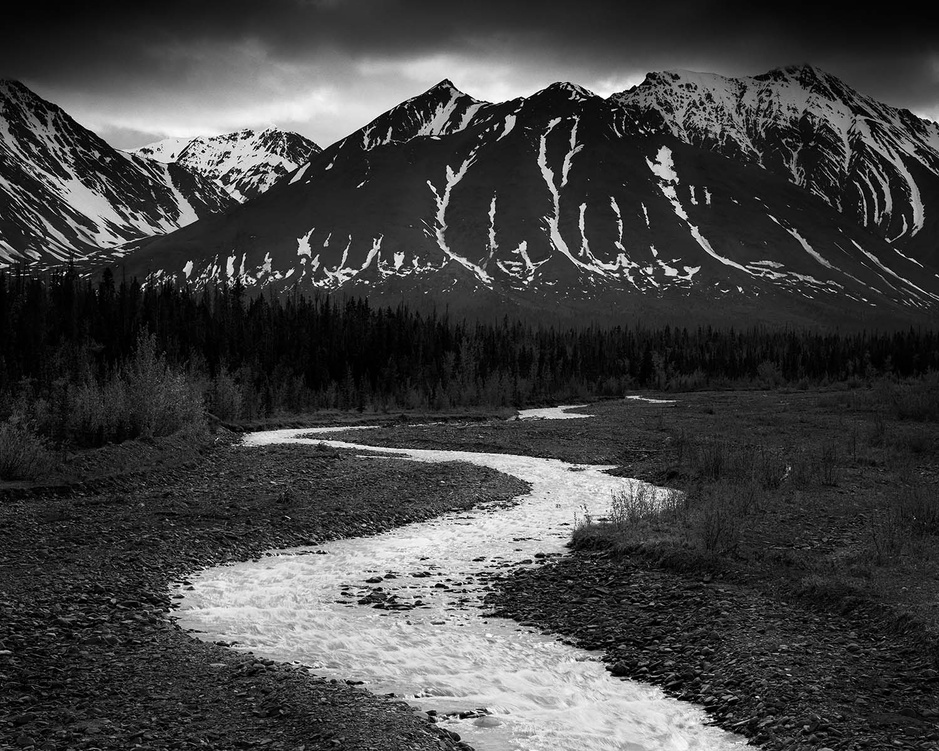
#> input picture Sketching foto and video/img/landscape.jpg, 939 x 751 px, shrunk from 1500 x 1200 before the run
$ jupyter execute 'Sketching images.ipynb'
#> lines starting #> are read from the running program, lines starting #| are printed output that depends on the picture
[cell 1]
# importing libraries

import cv2
import matplotlib.pyplot as plt

[cell 2]
def sketching(imgpath):
    # read the image from the path given as an argument
#> called with imgpath = './img/landscape.jpg'
    img = cv2.imread(imgpath)
#> img is the input picture: shape (751, 939, 3); min 0, max 255, mean 66.6

    # apply a GaussianBlur filter
    img_blur = cv2.GaussianBlur(img, (5,5), 0)

    # Apply Canny to detect edges and line
    sketch = cv2.Canny(img_blur, 100, 200)
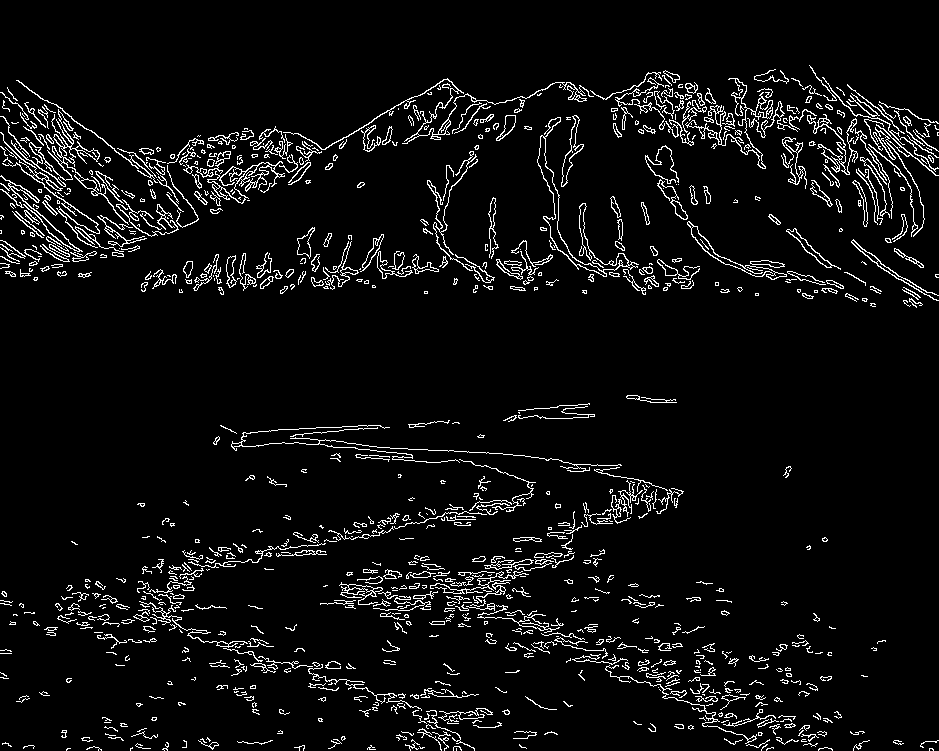
#> sketch: shape (751, 939); 5.5% white in thin lines or dots

    # Use a bitwise_not since Canny returns black background and white lines
    sketch_not = cv2.bitwise_not(sketch)
#> sketch_not: shape (751, 939); 94.5% white; black in thin lines or dots

    # show image with matplotlib
    plt.figure(figsize=(10,10))
    plt.imshow(sketch_not, cmap='gray')
